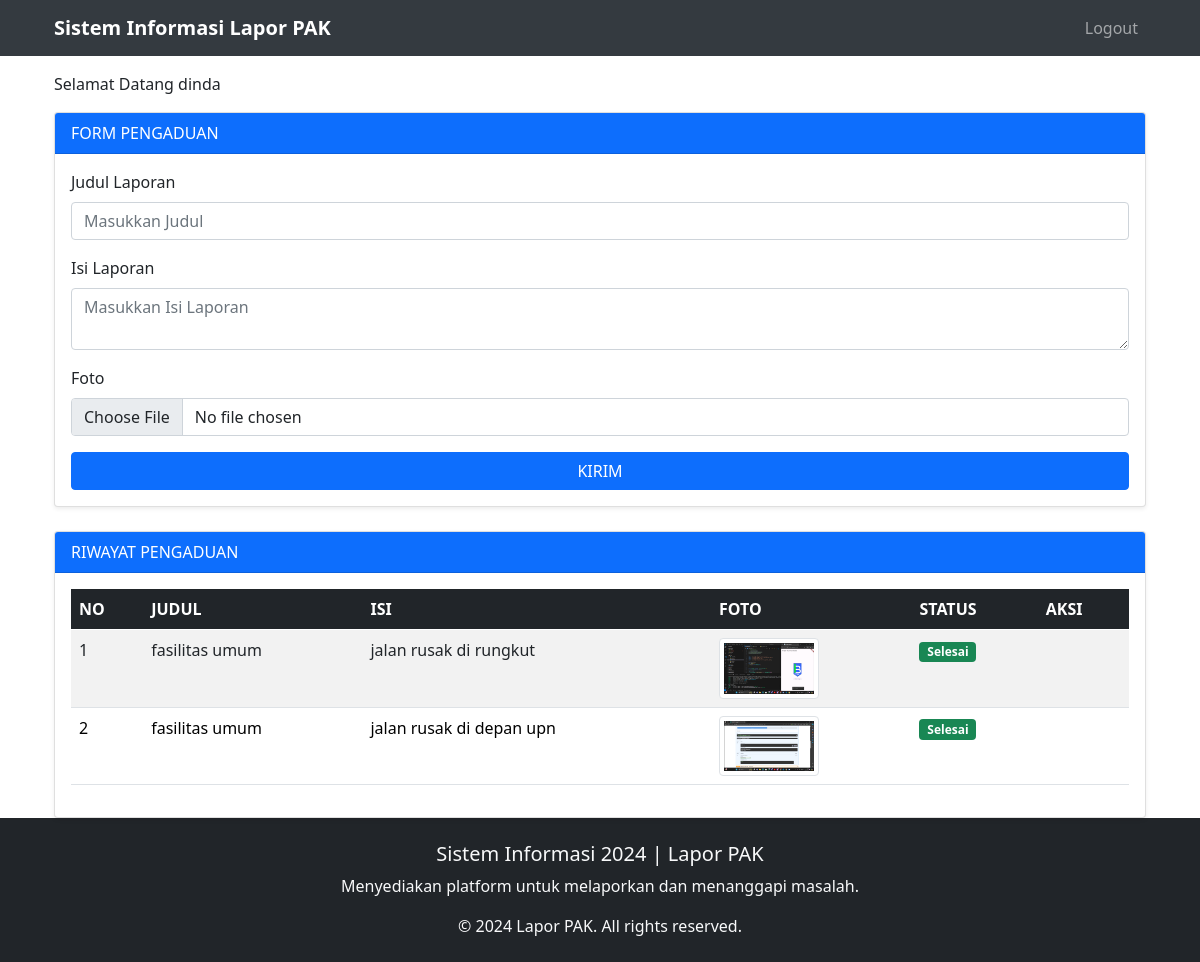
/masyarakat/ (signed in), run on the app's committed database.
### tables this page shows
CREATE TABLE `pengaduan` (
  `id_pengaduan` int(11) NOT NULL,
  `tgl_pengaduan` date NOT NULL,
  `nik` char(16) NOT NULL,
  `judul_laporan` varchar(50) NOT NULL,
  `isi_laporan` text NOT NULL,
  `foto` varchar(255) NOT NULL,
  `status` enum('menunggu','proses','selesai') NOT NULL
);

### masyarakat/home.php (the view, shortened to what this page needs)
<div class="container mt-3">
    <div class="row">
        <div class="col-md-12">
            <p class="welcome-message">Selamat Datang <?php echo $_SESSION['nama'] ?></p>
            <div class="card shadow-sm mb-4">
                <div class="card-header bg-primary text-white">
                    FORM PENGADUAN
                </div>
                <div class="card-body">
                    <form action="" method="POST" enctype="multipart/form-data">
                        <div class="mb-3">
                            <label class="form-label">Judul Laporan</label>
                            <input type="text" class="form-control" name="judul_laporan" placeholder="Masukkan Judul" required>
                        </div>
                        <div class="mb-3">
                            <label class="form-label">Isi Laporan</label>
                            <textarea class="form-control" name="isi_laporan" placeholder="Masukkan Isi Laporan" required></textarea>
                        </div>
                        <div class="mb-3">
                            <label class="form-label">Foto</label>
                            <input type="file" class="form-control" name="foto" required>
                        </div>
                        <button type="submit" name="kirim" class="btn btn-primary w-100">KIRIM</button>
                    </form>
                    <?php
                    include '../config/koneksi.php';
                    ?>
                </div>
            </div>
            <div class="card shadow-sm">
                <div class="card-header bg-primary text-white">
                    RIWAYAT PENGADUAN
                </div>
                <div class="card-body">
                    <table class="table table-striped">
                        <thead class="table-dark">
                            <tr>
                                <th>NO</th>
                                <th>JUDUL</th>
                                <th>ISI</th>
                                <th>FOTO</th>
                                <th>STATUS</th>
                                <th>AKSI</th>
                            </tr>
                        </thead>
                        <tbody>
                            <?php
                            $no = 1;
                            $nik = $_SESSION['nik'];
                            $query = mysqli_query($koneksi, "SELECT * FROM pengaduan WHERE nik='$nik' ORDER BY id_pengaduan DESC");
                            while ($data = mysqli_fetch_array($query)) { ?>
                                <tr>
                                    <td><?php echo $no++; ?></td>
                                    <td><?php echo $data['judul_laporan'] ?></td>
                                    <td><?php echo $data['isi_laporan'] ?></td>
                                    <td><img src="../assets/img/<?php echo $data['foto'] ?>" width="100" class="img-thumbnail"></td>
                                    <td>
                                        <?php
                                        if ($data['status'] == 'proses') {
                                            echo "<span class='badge bg-warning'>Proses</span>";
                                        } elseif ($data['status'] == 'selesai') {
                                            echo "<span class='badge bg-success'>Selesai</span>";
                                        } else {
                                            echo "<span class='badge bg-danger'>Menunggu</span>";
                                        }
                                        ?>
                                    </td>
                                    <td>
                                    </td>
                                </tr>
                            <?php } ?>
                        </tbody>
                    </table>
                </div>
            </div>
        </div>
    </div>
</div>
<link href="https://maxcdn.bootstrapcdn.com/bootstrap/5.0.0/css/bootstrap.min.css" rel="stylesheet">

### layouts/header.php (style rules this page uses)
body { font-family: 'Roboto', sans-serif; }

### data on the page
pengaduan: judul_laporan "fasilitas umum", isi_laporan "jalan rusak di rungkut", foto (picture), status "Selesai"
pengaduan: judul_laporan "fasilitas umum", isi_laporan "jalan rusak di depan upn", foto (picture), status "Selesai"

### other printed values
$_SESSION['nama'] "dinda"
